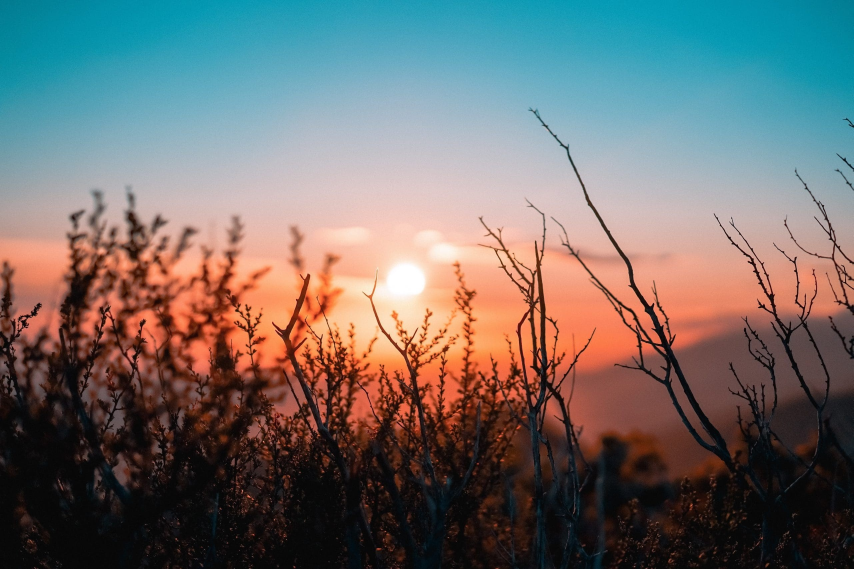
#> input picture Phase2(basic image drawing techniques)/original_image.jpg, 2560 x 1707 px (shown at 1/3 size)
$ python image_croping.py
#> lines starting #> are read from the running program, lines starting #| are printed output that depends on the picture
import cv2

image = cv2.imread("original_image.jpg")
#> image is the input picture: shape (1707, 2560, 3); mean B, G, R 107.6, 109.7, 112
resize = cv2.resize(image , (200 , 200))
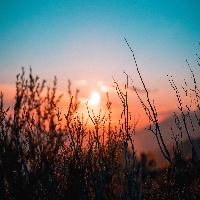
#> resize: shape (200, 200, 3); mean B, G, R 107.5, 109.6, 111.9

if image is not None :
    cropped = resize[100 : 200 , 50 : 150]
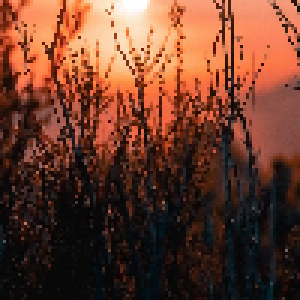
#> cropped: shape (100, 100, 3) (shown 3 times larger); mean B, G, R 44.3, 61.4, 107.2
    cv2.imshow("original Image" , resize)
    cv2.imshow("Original Image" , cropped)
    cv2.waitKey(0)
    cv2.destroyAllWindows()
